Frame 1 (no input): blank canvas, image omitted
Frame 60 (the mouse pressed at the canvas centre just before this capture): blank canvas, image omitted
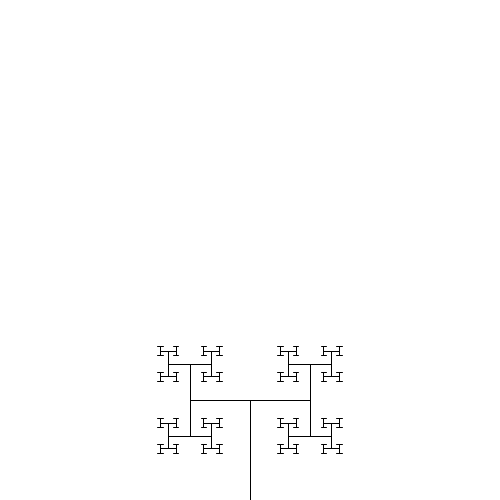
Frame 120 (the mouse held since frame 60 and released just before this capture)

The Processing sketch whose frames 1 and 60 were blank and that drew this single picture after the mouse press (run headless with seeded random() and noise(); from frame 60 on, the mouse is pressed at the canvas centre):

// Processing sketch: Cap6_2_3_ArvoreRecursivaMouse
// ── Cap6_2_3_ArvoreRecursivaMouse.pde
/*
 * Livro: O Código Transcendente
 * por Mateus Paresqui Berruezo.
 * Capítulo 6 - Seção 6.2
 * 
 * Parte do repositório encontrado em:
 * https://github.com/codigotranscendente/livro
 *
 * MIT License. Pode ser consultada em:
 * https://opensource.org/licenses/MIT
 */

void setup() {
  size(500,500);
  background(255);
}

void draw() {
  background(255);
  
  // Angulo do ramo vai de 0°a 180°
  // de acordo com a posição horizontal do mouse:
  float aRamo = map(mouseX,0,width,0,180);
  
  arvore(width/2,height,100,-90,aRamo);
}
  
void arvore(float xi, float yi, float comp, float angulo, float anguloRamo) {
  if(comp > 2) {
    
    float xf = xi + cos(radians(angulo))*comp;
    float yf = yi + sin(radians(angulo))*comp;
    line(xi,yi,xf,yf);
    
    float novoComp = 0.6*comp;
    float novoAnguloR1 = angulo + anguloRamo;
    float novoAnguloR2 = angulo - anguloRamo;
    
    arvore(xf,yf,novoComp,novoAnguloR1,anguloRamo);
    arvore(xf,yf,novoComp,novoAnguloR2,anguloRamo);
    
  }
}
